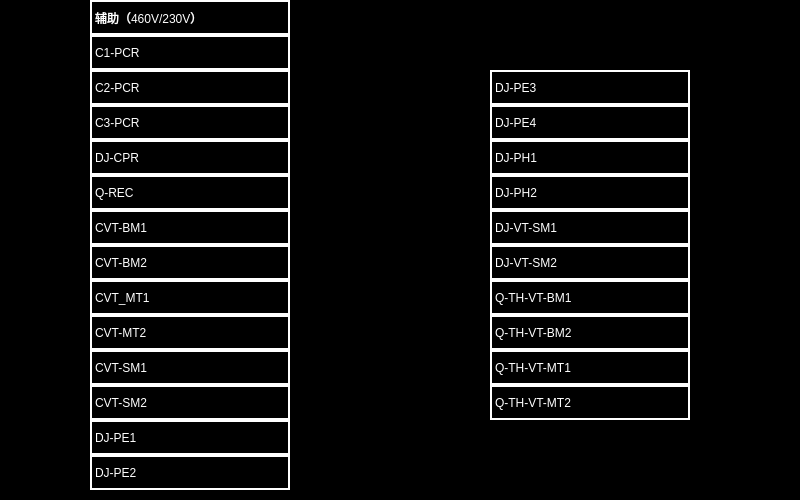
<?xml version="1.0" encoding="UTF-8"?>
<ui version="4.0">
 <class>DeviceDataBreaker</class>
 <widget class="QWidget" name="DeviceDataBreaker">
  <property name="geometry">
   <rect>
    <x>0</x>
    <y>0</y>
    <width>800</width>
    <height>500</height>
   </rect>
  </property>
  <property name="windowTitle">
   <string>Form</string>
  </property>
  <property name="styleSheet">
   <string notr="true">QWidget
{
	background-color: black;
}
QPushButton
{
	font:14px;
    color: rgb(0,0,0);
	background-color: rgb(0, 255, 0);
	border-top: 2px solid white;	
	border-left: 2px solid white;
}
QLabel
{
color:rgb(255,255,255);
border:2px  solid white;
}
</string>
  </property>
  <widget class="QLabel" name="label">
   <property name="geometry">
    <rect>
     <x>90</x>
     <y>0</y>
     <width>200</width>
     <height>35</height>
    </rect>
   </property>
   <property name="text">
    <string>辅助（460V/230V）</string>
   </property>
  </widget>
  <widget class="QLabel" name="label_2">
   <property name="geometry">
    <rect>
     <x>90</x>
     <y>35</y>
     <width>200</width>
     <height>35</height>
    </rect>
   </property>
   <property name="text">
    <string>C1-PCR</string>
   </property>
  </widget>
  <widget class="QLabel" name="label_3">
   <property name="geometry">
    <rect>
     <x>90</x>
     <y>70</y>
     <width>200</width>
     <height>35</height>
    </rect>
   </property>
   <property name="text">
    <string>C2-PCR</string>
   </property>
  </widget>
  <widget class="QLabel" name="label_4">
   <property name="geometry">
    <rect>
     <x>90</x>
     <y>105</y>
     <width>200</width>
     <height>35</height>
    </rect>
   </property>
   <property name="text">
    <string>C3-PCR</string>
   </property>
  </widget>
  <widget class="QLabel" name="label_5">
   <property name="geometry">
    <rect>
     <x>90</x>
     <y>140</y>
     <width>200</width>
     <height>35</height>
    </rect>
   </property>
   <property name="text">
    <string>DJ-CPR</string>
   </property>
  </widget>
  <widget class="QLabel" name="label_6">
   <property name="geometry">
    <rect>
     <x>90</x>
     <y>245</y>
     <width>200</width>
     <height>35</height>
    </rect>
   </property>
   <property name="text">
    <string>CVT-BM2</string>
   </property>
  </widget>
  <widget class="QLabel" name="label_7">
   <property name="geometry">
    <rect>
     <x>90</x>
     <y>210</y>
     <width>200</width>
     <height>35</height>
    </rect>
   </property>
   <property name="text">
    <string>CVT-BM1</string>
   </property>
  </widget>
  <widget class="QLabel" name="label_8">
   <property name="geometry">
    <rect>
     <x>90</x>
     <y>175</y>
     <width>200</width>
     <height>35</height>
    </rect>
   </property>
   <property name="text">
    <string>Q-REC</string>
   </property>
  </widget>
  <widget class="QLabel" name="label_9">
   <property name="geometry">
    <rect>
     <x>90</x>
     <y>420</y>
     <width>200</width>
     <height>35</height>
    </rect>
   </property>
   <property name="text">
    <string>DJ-PE1</string>
   </property>
  </widget>
  <widget class="QLabel" name="label_10">
   <property name="geometry">
    <rect>
     <x>90</x>
     <y>350</y>
     <width>200</width>
     <height>35</height>
    </rect>
   </property>
   <property name="text">
    <string>CVT-SM1</string>
   </property>
  </widget>
  <widget class="QLabel" name="label_11">
   <property name="geometry">
    <rect>
     <x>90</x>
     <y>315</y>
     <width>200</width>
     <height>35</height>
    </rect>
   </property>
   <property name="text">
    <string>CVT-MT2</string>
   </property>
  </widget>
  <widget class="QLabel" name="label_12">
   <property name="geometry">
    <rect>
     <x>90</x>
     <y>455</y>
     <width>200</width>
     <height>35</height>
    </rect>
   </property>
   <property name="text">
    <string>DJ-PE2</string>
   </property>
  </widget>
  <widget class="QLabel" name="label_13">
   <property name="geometry">
    <rect>
     <x>90</x>
     <y>385</y>
     <width>200</width>
     <height>35</height>
    </rect>
   </property>
   <property name="text">
    <string>CVT-SM2</string>
   </property>
  </widget>
  <widget class="QLabel" name="label_14">
   <property name="geometry">
    <rect>
     <x>90</x>
     <y>280</y>
     <width>200</width>
     <height>35</height>
    </rect>
   </property>
   <property name="text">
    <string>CVT_MT1</string>
   </property>
  </widget>
  <widget class="QLabel" name="label_15">
   <property name="geometry">
    <rect>
     <x>490</x>
     <y>140</y>
     <width>200</width>
     <height>35</height>
    </rect>
   </property>
   <property name="text">
    <string>DJ-PH1</string>
   </property>
  </widget>
  <widget class="QLabel" name="label_16">
   <property name="geometry">
    <rect>
     <x>490</x>
     <y>315</y>
     <width>200</width>
     <height>35</height>
    </rect>
   </property>
   <property name="text">
    <string>Q-TH-VT-BM2</string>
   </property>
  </widget>
  <widget class="QLabel" name="label_17">
   <property name="geometry">
    <rect>
     <x>490</x>
     <y>280</y>
     <width>200</width>
     <height>35</height>
    </rect>
   </property>
   <property name="text">
    <string>Q-TH-VT-BM1</string>
   </property>
  </widget>
  <widget class="QLabel" name="label_18">
   <property name="geometry">
    <rect>
     <x>490</x>
     <y>70</y>
     <width>200</width>
     <height>35</height>
    </rect>
   </property>
   <property name="text">
    <string>DJ-PE3</string>
   </property>
  </widget>
  <widget class="QLabel" name="label_19">
   <property name="geometry">
    <rect>
     <x>490</x>
     <y>175</y>
     <width>200</width>
     <height>35</height>
    </rect>
   </property>
   <property name="text">
    <string>DJ-PH2</string>
   </property>
  </widget>
  <widget class="QLabel" name="label_20">
   <property name="geometry">
    <rect>
     <x>490</x>
     <y>105</y>
     <width>200</width>
     <height>35</height>
    </rect>
   </property>
   <property name="text">
    <string>DJ-PE4</string>
   </property>
  </widget>
  <widget class="QLabel" name="label_21">
   <property name="geometry">
    <rect>
     <x>490</x>
     <y>245</y>
     <width>200</width>
     <height>35</height>
    </rect>
   </property>
   <property name="text">
    <string>DJ-VT-SM2</string>
   </property>
  </widget>
  <widget class="QLabel" name="label_22">
   <property name="geometry">
    <rect>
     <x>490</x>
     <y>350</y>
     <width>200</width>
     <height>35</height>
    </rect>
   </property>
   <property name="text">
    <string>Q-TH-VT-MT1</string>
   </property>
  </widget>
  <widget class="QLabel" name="label_23">
   <property name="geometry">
    <rect>
     <x>490</x>
     <y>385</y>
     <width>200</width>
     <height>35</height>
    </rect>
   </property>
   <property name="text">
    <string>Q-TH-VT-MT2</string>
   </property>
  </widget>
  <widget class="QLabel" name="label_24">
   <property name="geometry">
    <rect>
     <x>490</x>
     <y>210</y>
     <width>200</width>
     <height>35</height>
    </rect>
   </property>
   <property name="text">
    <string>DJ-VT-SM1</string>
   </property>
  </widget>
 </widget>
 <resources/>
 <connections/>
</ui>
